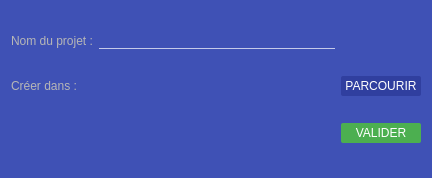
<?xml version="1.0" encoding="UTF-8"?>
<ui version="4.0">
 <class>NewProjectDialog</class>
 <widget class="QDialog" name="NewProjectDialog">
  <property name="geometry">
   <rect>
    <x>0</x>
    <y>0</y>
    <width>432</width>
    <height>178</height>
   </rect>
  </property>
  <property name="windowTitle">
   <string>Dialog</string>
  </property>
  <property name="styleSheet">
   <string notr="true">QLabel {
	color: #b6b6b6;
}

QDialog {
	background-color: #3f51b5;
}

QLineEdit {
	background-color: #3f51b5;
	border: none;
	color: white;
}

QPushButton {
	border-radius: 2px;
	color: white;
	background-color: #4caf50;
	height: 20px;
	width: 80px;
}</string>
  </property>
  <property name="locale">
   <locale language="French" country="France"/>
  </property>
  <layout class="QGridLayout" name="gridLayout">
   <item row="1" column="2">
    <widget class="QLineEdit" name="projectPath">
     <property name="enabled">
      <bool>false</bool>
     </property>
     <property name="styleSheet">
      <string notr="true">color: #b6b6b6;</string>
     </property>
    </widget>
   </item>
   <item row="0" column="2">
    <widget class="QLineEdit" name="projectName">
     <property name="styleSheet">
      <string notr="true">border-bottom: 1px solid #c5cae9;</string>
     </property>
    </widget>
   </item>
   <item row="1" column="1">
    <widget class="QLabel" name="label_2">
     <property name="text">
      <string>Créer dans :</string>
     </property>
    </widget>
   </item>
   <item row="1" column="4">
    <widget class="QPushButton" name="Browse">
     <property name="styleSheet">
      <string notr="true">QPushButton {
	background-color: #303f9f;
}

QPushButton:pressed {
	background-color: #c5cae9;
}</string>
     </property>
     <property name="text">
      <string>PARCOURIR</string>
     </property>
    </widget>
   </item>
   <item row="0" column="1">
    <widget class="QLabel" name="label">
     <property name="text">
      <string>Nom du projet :</string>
     </property>
    </widget>
   </item>
   <item row="2" column="4">
    <widget class="QPushButton" name="Confirm">
     <property name="text">
      <string>VALIDER</string>
     </property>
    </widget>
   </item>
  </layout>
 </widget>
 <resources/>
 <connections/>
</ui>
